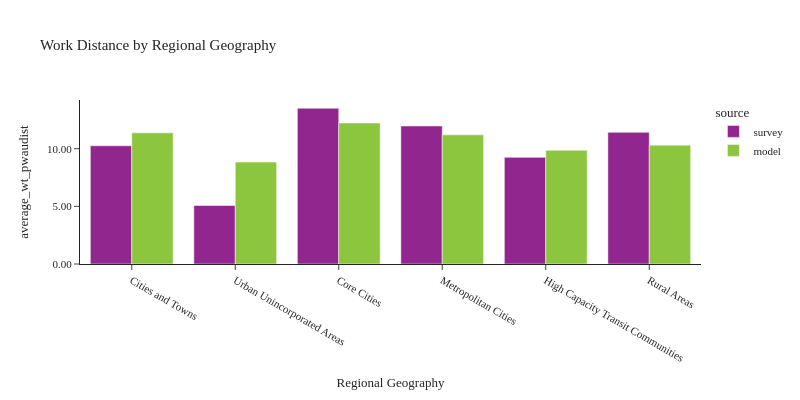

The notebook cell saved with this chart:
### Code cell
plot_work_location(df_workers, 'rg_proposed_work', 'Regional Geography', 'Regional Geography')

### Figure 1 — Plotly figure (JSON) as saved in the notebook; plotly's stock layout.template omitted (floating-point values rounded to 4 significant figures)
{"data": [{"alignmentgroup": "True", "customdata": [[340], [58], [813], [699], [469], [444]], "hovertemplate": "source=survey<br>rg_proposed_work=%{x}<br>average_wt_pwaudist=%{y}<br>sample count=%{customdata[0]}<extra></extra>", "legendgroup": "survey", "marker": {"color": "#91268F", "pattern": {"shape": ""}}, "name": "survey", "offsetgroup": "survey", "orientation": "v", "showlegend": true, "textposition": "auto", "type": "bar", "x": ["Cities and Towns", "Urban Unincorporated Areas", "Core Cities", "Metropolitan Cities", "High Capacity Transit Communities", "Rural Areas"], "xaxis": "x", "y": [10.26, 5.074, 13.51, 11.97, 9.25, 11.42], "yaxis": "y"}, {"alignmentgroup": "True", "customdata": [[106816], [1030088], [285681], [35098], [122497], [642879]], "hovertemplate": "source=model<br>rg_proposed_work=%{x}<br>average_wt_pwaudist=%{y}<br>sample count=%{customdata[0]}<extra></extra>", "legendgroup": "model", "marker": {"color": "#8CC63E", "pattern": {"shape": ""}}, "name": "model", "offsetgroup": "model", "orientation": "v", "showlegend": true, "textposition": "auto", "type": "bar", "x": ["Rural Areas", "Metropolitan Cities", "High Capacity Transit Communities", "Urban Unincorporated Areas", "Cities and Towns", "Core Cities"], "xaxis": "x", "y": [10.31, 11.2, 9.862, 8.842, 11.38, 12.23], "yaxis": "y"}], "layout": {"barmode": "group", "font": {"size": 11}, "height": 400, "legend": {"title": {"text": "source"}, "tracegroupgap": 0}, "title": {"text": "Work Distance by Regional Geography"}, "width": 800, "xaxis": {"anchor": "y", "domain": [0.0, 1.0], "title": {"text": "Regional Geography"}}, "yaxis": {"anchor": "x", "domain": [0.0, 1.0], "tickformat": ".2f", "title": {"text": "average_wt_pwaudist"}}}}
